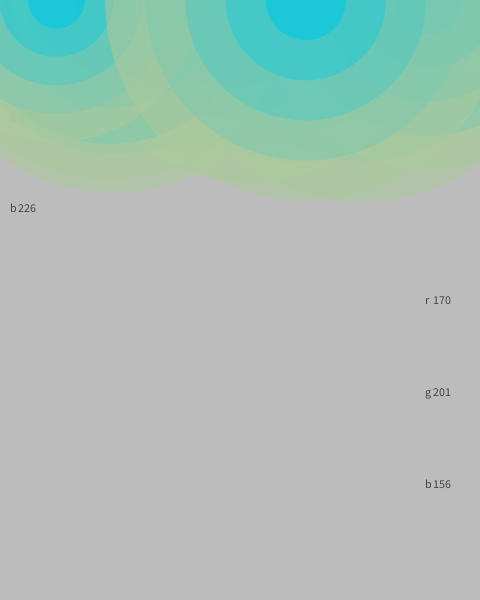
Frame 1 (no input)
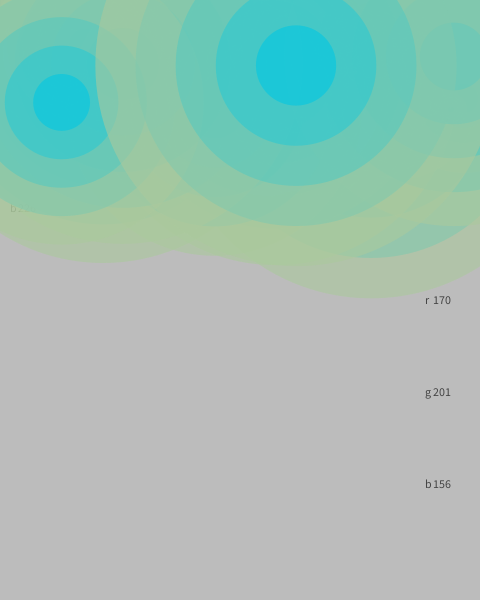
Frame 60 (the mouse pressed at the canvas centre just before this capture)
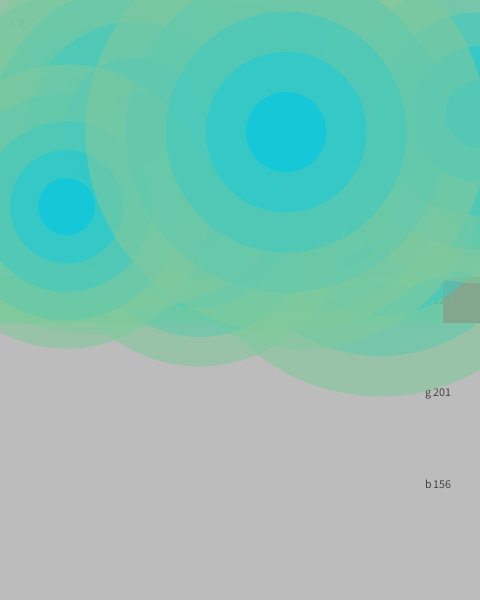
Frame 120 (the mouse held since frame 60 and released just before this capture)

The Processing sketch that drew these frames (run headless with seeded random() and noise(); from frame 60 on, the mouse is pressed at the canvas centre):

// Processing sketch: processing_100349
// ── processing_100349.pde

Spot foo[] = new Spot[30];  // Since you'll want more than one spot create an array to store multiple spots

int r1 = 170;
int g1 = 201;
int b1 = 156;
int r2 = 0;
int g2 = 199;
int b2 = 226;
int a = 150;
int backc = 188;
float BARhite = 0.0769;

int maxRadius;
float interfaceW;
float interfaceH;

//float barwidth;
//float barheight;
float topbarW;
float topbarH;
float speed;


void setup(){
 size(480,600);
// barwidth = 0.04;
// barheight = 0.5;
// interfaceW = width;
// interfaceH = BARhite*height;
// topbarW = barheight*width;
// topbarH = barwidth*height;
 maxRadius = 90;
 speed = 0.5; // from 0-1
 
// fill(255,0,0);
// rect(0,0,0.02*width, interfaceH);
 
 // Whenever you want to do something to all your spots you need to iterate through the array:
for(int i=0;i<foo.length;i++) {
   // create a random colour.  By limiting r and g and setting a minimum for b we should get a selection of blues
   // while I adjusted color for the circles later, i couldn't delete this area without losing it all
 
  int r = (int) random(100);
  int g = (int) random(100);
   int b = 155 + (int) random(100);
  color colour = color(r,g,b);
   // create the Spot objects:
   foo[i] = new Spot(random(width),0,random(maxRadius), colour);
 }
 smooth();
 
}

//BACKGROUND VALUE CONTROL AND DRAW
void draw(){
   background(backc);
    //begin "if mouse gets near edges do controls of inner and outer circles
    
     if (mouseY > ((1-BARhite)*height)) {
	 backc = ((255*mouseX)/width); //change background shade
         fill(255-backc);
         rect(0,height*(1-BARhite),width,height*(BARhite));  //black bar on bottom 
         stroke(backc);
         line(mouseX,(1-BARhite)*height, mouseX, height);
     }
     
 
     //red TOP -- INNER CIRCLE
       if (mouseY < BARhite*height) { //outer circle, red control
	 r2 = ((255*mouseX)/width);
         noStroke();  
         fill(r2,g2,b2); //red box on top L to gauge red value
         rect(0,0,width, BARhite*height); //line to guage red value
         fill(255,0,0); //IDENTIFIER
         rect(0,0,BARhite*width,BARhite*height); //line to guage red value
         stroke(0);
         line(mouseX,0,mouseX,BARhite*height);
     }
     
       //green TOP -- INNER CIRCLE
          if ( mouseY > (2*BARhite*height) && mouseY < (3*BARhite*height)) {
   g2 = ((255*mouseX)/width);
         noStroke();  
         fill(r2,g2,b2); //green box on RIGHT to gauge green value of inner circle
         rect(0,BARhite*2*height, width, BARhite*height);
          fill(0,255,0); //IDENTIFIER
         rect(0,BARhite*2*height,BARhite*width,BARhite*height); //line to guage red value
         stroke(255-backc);
         line(mouseX,(BARhite*2*height),mouseX, (BARhite*3*height));  //line to tell green value
     }
     

       //blue TOP -- INNER CIRCLE
          if ( mouseY > (4*BARhite*height) && mouseY < (5*BARhite*height)) {
   b2 = ((255*mouseX)/width);
         noStroke();  
         fill(r2,g2,b2); //green box on RIGHT to gauge green value of inner circle
         rect(0,BARhite*4*height, width, BARhite*height);
          fill(0,0,255); //IDENTIFIER
         rect(0,BARhite*4*height,BARhite*width,BARhite*height); //line to guage red value
         stroke(255-backc);
         line(mouseX,(BARhite*4*height),mouseX, (BARhite*5*height));  //line to tell green value
     }
     
   
    
     //red TOP -- OUTER CIRCLE
           if (mouseY > (6*BARhite*height) && mouseY < (7*BARhite*height)) { //outer circle, red control
   r1 = ((255*mouseX)/width);
         noStroke();  
         fill(r1,g1,b1); //red box on top L to gauge red value
         rect(0,BARhite*6*height,width, BARhite*height); //line to guage red value
         fill(255,0,0); //IDENTIFIER
         rect(width-BARhite*width,BARhite*6*height,BARhite*width,BARhite*height); //line to guage red value
         stroke(0);
         line(mouseX,(BARhite*6*height),mouseX,BARhite*7*height);
     }
     
       //green TOP -- OUTER CIRCLE
          if ( mouseY > (8*BARhite*height) && mouseY < (9*BARhite*height)) {
   g1 = ((255*mouseX)/width);
         noStroke();  
         fill(r1,g1,b1); //green box on RIGHT to gauge green value of inner circle
         rect(0,BARhite*8*height, width, BARhite*height);
          fill(0,255,0); //IDENTIFIER
         rect(width-BARhite*width,BARhite*8*height,BARhite*width,BARhite*height); //line to guage red value
         stroke(255-backc);
         line(mouseX,(BARhite*8*height),mouseX, (BARhite*9*height));  //line to tell green value
     }
     

       //blue TOP -- OUTER CIRCLE
          if ( mouseY > (10*BARhite*height) && mouseY < (11*BARhite*height)) {
   b1 = ((255*mouseX)/width);
         noStroke();  
         fill(r1,g1,b1); //green box on RIGHT to gauge green value of inner circle
         rect(0,BARhite*10*height, width, BARhite*height);
          fill(0,0,255); //IDENTIFIER
         rect(width-BARhite*width,BARhite*10*height,BARhite*width,BARhite*height); //line to guage red value
         stroke(255-backc);
         line(mouseX,(BARhite*10*height),mouseX, (BARhite*11*height));  //line to tell green value
     }
          
  
  //
//
//
// TEXT of VALUES to SCREEN
//text values on LEFT which define INSIDE circle
fill(255-backc);
text("r",10, BARhite*height*.5+4);
text(r2, 18, BARhite*height*.5+4);

text("g", 10, (3*BARhite-0.5*BARhite)*height+4);
text(g2, 18, (3*BARhite-0.5*BARhite)*height+4);
     
text("b", 10, (5*BARhite-0.5*BARhite)*height+4);
text(b2, 18, (5*BARhite-0.5*BARhite)*height+4);

//text values on RIGHT which define OUTSIDE circle
fill(255-backc);
text("r",width-BARhite*width-18, (7*BARhite-0.5*BARhite)*height+4);
text(r1, width-BARhite*width-10, (7*BARhite-0.5*BARhite)*height+4);

text("g", width-BARhite*width-18, (9*BARhite-0.5*BARhite)*height+4);
text(g1, width-BARhite*width-10, (9*BARhite-0.5*BARhite)*height+4);
     
text("b", width-BARhite*width-18, (11*BARhite-0.5*BARhite)*height+4);
text(b1, width-BARhite*width-10, (11*BARhite-0.5*BARhite)*height+4);

fill(backc); 
text("k", width/2-10, (13*BARhite-0.5*BARhite)*height+4);
text(backc, width/2, (13*BARhite-0.5*BARhite)*height+4);    

 // display the spots:
 for(int i=0;i<foo.length;i++) {
   foo[i].display();
 }
 
}

class Spot {
 float x, y, radius;
 float vx,vy; // to store velocities
 color colour;

 Spot(float xpos, float ypos, float r, color c) {
   x = xpos;
   y = ypos;
   vx = random(-1,1);  // create small random horizontal velocity
   vy = 1 + random(3);  // set a vertical velocity
   radius = r;
   colour = c;
 }
 
 void display() {
   color from = color(r1,g1,b1,a);
   color to = color(r2,g2,b2,a);
   color interA = lerpColor(from, to, .25);
   color interB = lerpColor(from, to, .5);
   color interC = lerpColor(from, to, .75);
   
   noStroke();
   
   fill(from);
   ellipse(x, y, radius*5, radius*5);

   fill(interA);
   ellipse(x, y, radius*4, radius*4);
    
   fill(interB);
   ellipse(x, y, radius*3, radius*3);

    fill(interC);
   ellipse(x, y, radius*2, radius*2);
   
   fill(to);
   ellipse(x, y, radius, radius);
       x += vx*speed;
         y += vy*speed; 
   
 //  if mouseX = x and  mouseY = y{
 //    x = mouseX;
 //    y = mouseY;
 //  }
  //   else if x <> mouseX and y <> mouseY; {
  
  //   }
   
   // If they go beyond the bottom of the screen one option is to simply place them back at the top:
   if(y > height + (maxRadius * 5)) {
     // by resetting all these it will look like a different ball
     int r = (int) random(100);
     int g = (int) random(100);
     int b = 155 + (int) random(100);
     colour = color(r,g,b);
     radius = 1+random(30);
     vx = random(-1,1);  // create small random horizontal velocity
     vy = 1 + random(3);  // set a vertical velocity
     x = random(width);
     y = -(maxRadius * 5);
  }
 }
}  
